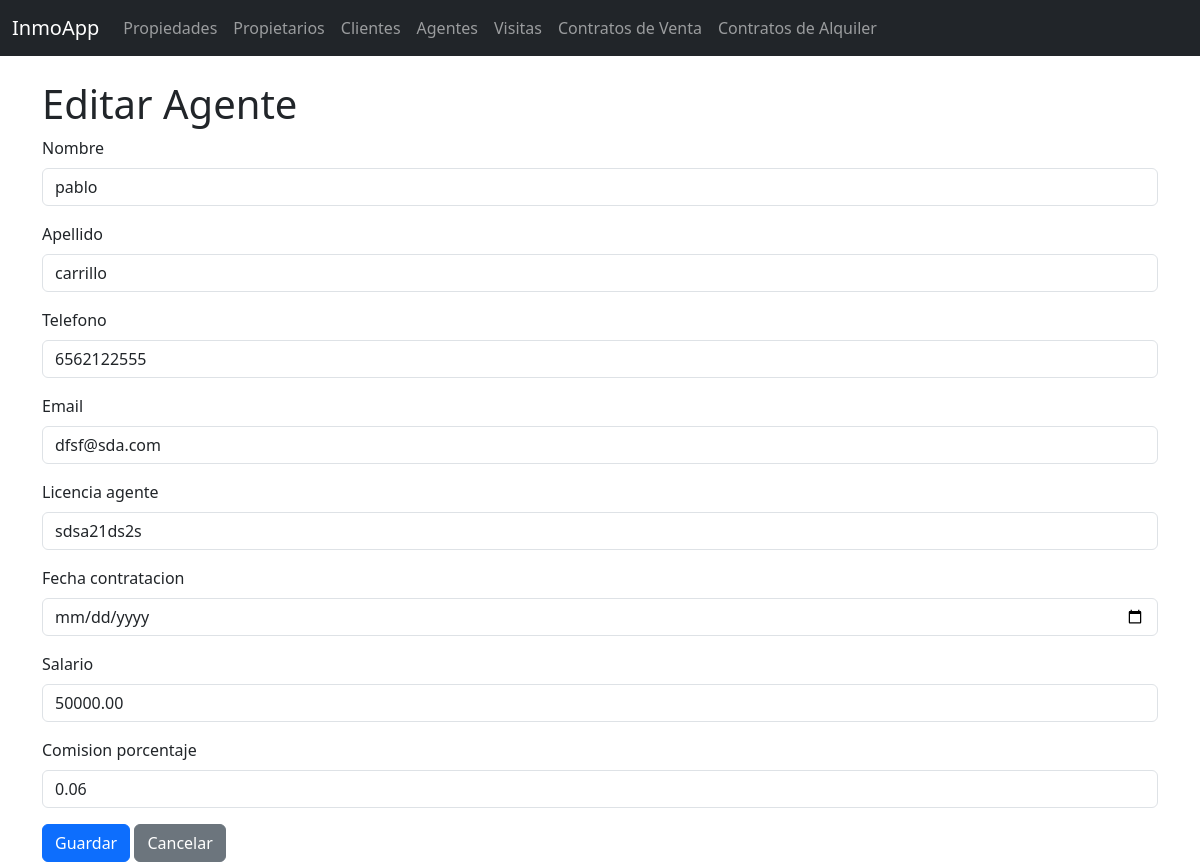
/agentes/1/editar/, run on the app's committed database.
### inmobiliaria/models.py (models this page shows, shortened)
class Agente_Inmobiliario(models.Model):
    nombre = models.CharField(max_length=100)
    apellido = models.CharField(max_length=100)
    telefono = models.CharField(max_length=20)
    email = models.EmailField(max_length=100)
    licencia_agente = models.CharField(max_length=50)
    fecha_contratacion = models.DateField()
    salario = models.DecimalField(max_digits=10, decimal_places=2, null=True, blank=True)
    comision_porcentaje = models.DecimalField(max_digits=5, decimal_places=2, null=True, blank=True)

### inmobiliaria/views.py (the view)
# urls.py: path("agentes/<int:pk>/editar/", views.Agente_InmobiliarioUpdateView.as_view(), name="agente_inmobiliario_update"),
class Agente_InmobiliarioUpdateView(UpdateView):
    model = Agente_Inmobiliario
    form_class = Agente_InmobiliarioForm
    template_name = "inmobiliaria/agente_inmobiliario_form.html"
    success_url = reverse_lazy("inmobiliaria:agente_inmobiliario_list")

### inmobiliaria/forms.py
class Agente_InmobiliarioForm(forms.ModelForm):
    class Meta:
        model = Agente_Inmobiliario
        fields = '__all__'
        widgets = {
            'nombre': forms.TextInput(attrs={'class': 'form-control'}),
            'apellido': forms.TextInput(attrs={'class': 'form-control'}),
            'telefono': forms.TextInput(attrs={'class': 'form-control'}),
            'email': forms.EmailInput(attrs={'class': 'form-control'}),
            'licencia_agente': forms.TextInput(attrs={'class': 'form-control'}),
            'fecha_contratacion': forms.DateInput(attrs={'class': 'form-control', 'type': 'date'}),
            'salario': forms.NumberInput(attrs={'class': 'form-control'}),
            'comision_porcentaje': forms.NumberInput(attrs={'class': 'form-control'}),
        }

### inmobiliaria/templates/inmobiliaria/agente_inmobiliario_form.html (shortened to what this page needs)
{% extends "inmobiliaria/base.html" %}
{% block content %}
  <h1>{% if object %}Editar{% else %}Nuevo{% endif %} Agente</h1>
  <form method="post">
    {% for field in form %}
      <div class="mb-3">
        <label for="{{ field.id_for_label }}" class="form-label">{{ field.label }}</label>
        {{ field }}
      </div>
    {% endfor %}
    <button type="submit" class="btn btn-primary">Guardar</button>
    <a href="{% url 'inmobiliaria:agente_inmobiliario_list' %}" class="btn btn-secondary">Cancelar</a>
  </form>
{% endblock %}

### data on the page
Agente_Inmobiliario: form "pablo" "carrillo" "6562122555" "dfsf@sda.com" "sdsa21ds2s" "50000.00" "0.06"

### other printed values
{{ field.label }} "Nombre" "Apellido" "Telefono" "Email" "Licencia agente" "Fecha contratacion" "Salario" "Comision porcentaje"
